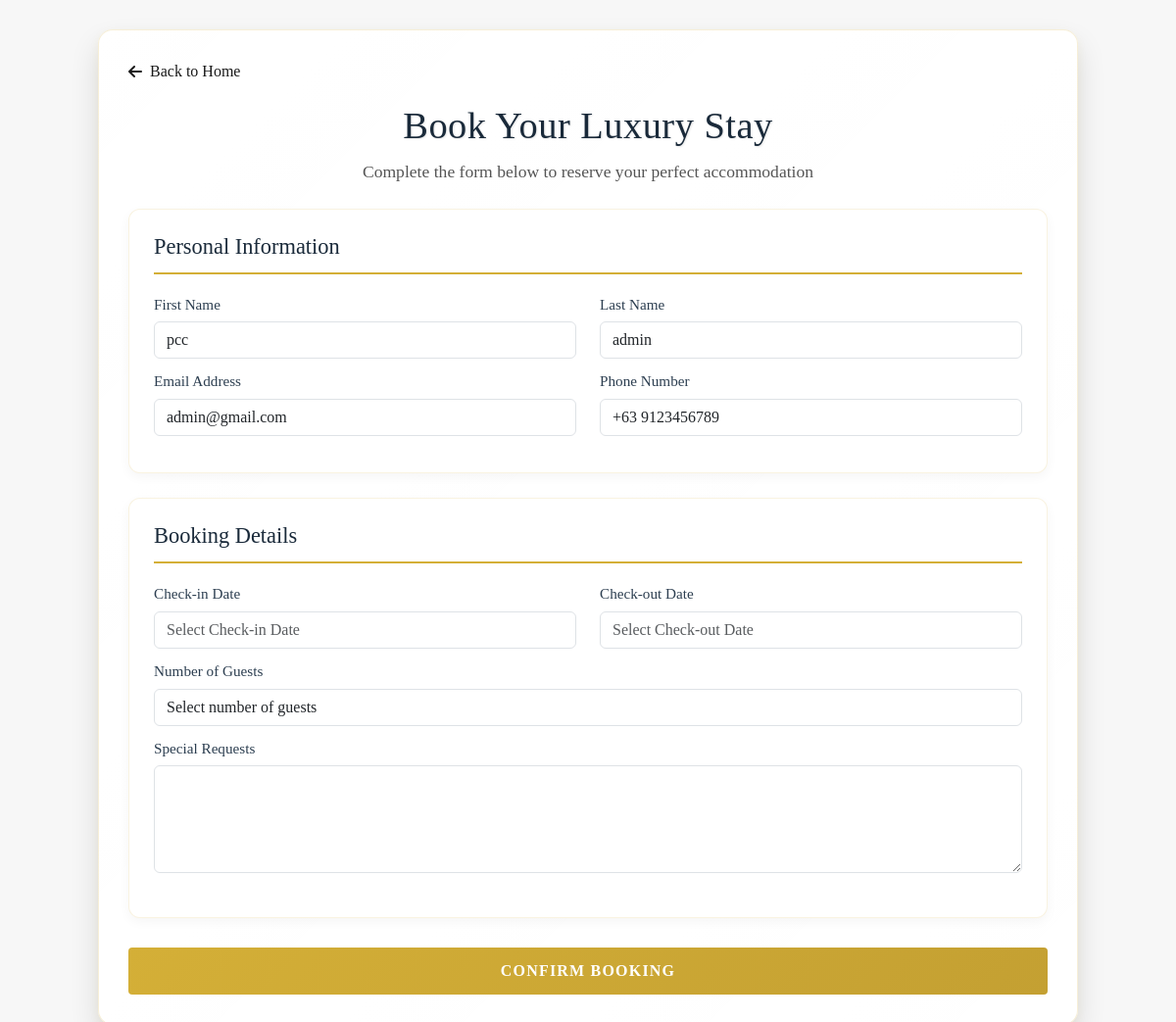
The page /landing_page/pages/booking-page.php?room_id=5 (signed in) on the database its author committed.
### tables this page shows
CREATE TABLE IF NOT EXISTS `users` (
  `user_id` int NOT NULL AUTO_INCREMENT,
  `username` varchar(50) NOT NULL,
  `email` varchar(100) NOT NULL,
  `password` varchar(255) NOT NULL,
  `first_name` varchar(50) NOT NULL,
  `last_name` varchar(50) NOT NULL,
  `phone_number` varchar(20) DEFAULT NULL,
  `user_type` enum('admin','customer') NOT NULL DEFAULT 'customer',
  `profile_image` varchar(255) DEFAULT NULL,
  `created_at` timestamp NULL DEFAULT CURRENT_TIMESTAMP,
  `updated_at` timestamp NULL DEFAULT CURRENT_TIMESTAMP ON UPDATE CURRENT_TIMESTAMP,
  `last_login` timestamp NULL DEFAULT NULL,
  PRIMARY KEY (`user_id`),
  UNIQUE KEY `email` (`email`)
);

### landing_page/pages/booking-page.php (the view, shortened to what this page needs)
<?php
require_once '../../config/db.php';
$user_id = isset($_SESSION['user_id']) ? $_SESSION['user_id'] : null;
if ($user_id) {
    $query = "SELECT * FROM users WHERE user_id = $user_id";
    $result = mysqli_query($conn, $query);
    $row = mysqli_fetch_assoc($result);
    $firstname = $row["first_name"];
    $lastname = $row["last_name"];
    $phone = $row['phone_number'];
    $email = $row['email'];
} else {
    $firstname = "";
    $lastname = "";
    $phone = "";
    $email = "";
}
?>
<!DOCTYPE html>
<html lang="en">
<link rel="stylesheet" href="../css/booking.css">
<link rel="stylesheet" href="https://cdn.jsdelivr.net/npm/flatpickr/dist/flatpickr.min.css">
<?php include_once '../includes/head.php'; ?>
<body>
    <div class="booking-container">
        <div class="back-button" style="margin-bottom: 20px;">
            <a href="javascript:history.back()"
                style="text-decoration: none; color: var(--dark-text); display: flex; align-items: center; width: fit-content;">
                <i class="fas fa-arrow-left" style="margin-right: 8px;"></i>
                Back to Home
            </a>
        </div>
        <div class="booking-header">
            <h1>Book Your Luxury Stay</h1>
            <p>Complete the form below to reserve your perfect accommodation</p>
        </div>
        <form id="bookingForm"
            style="display: <?php echo $user_id ? 'block' : 'none'; ?>">
            <div class="form-section">
                <h2 class="section-title">Personal Information</h2>
                <div class="row">
                    <div class="col-md-6">
                        <div class="form-group">
                            <label for="first_name">First Name</label>
                            <input type="text" id="first_name" name="first_name" class="form-control"
                                value="<?php echo $firstname; ?>" readonly>
                        </div>
                    </div>
                    <div class="col-md-6">
                        <div class="form-group">
                            <label for="last_name">Last Name</label>
                            <input type="text" id="last_name" name="last_name" class="form-control"
                                value="<?php echo $lastname ?>" readonly>
                        </div>
                    </div>
                </div>
                <div class="row">
                    <div class="col-md-6">
                        <div class="form-group">
                            <label for="email">Email Address</label>
                            <input type="email" id="email" name="email" class="form-control"
                                value="<?php echo $email; ?>" readonly>
                        </div>
                    </div>
                    <div class="col-md-6">
                        <div class="form-group">
                            <label for="phone_number">Phone Number</label>
                            <input type="tel" id="phone_number" name="phone_number" class="form-control"
                                value="<?php echo $phone; ?>" readonly>
                        </div>
                    </div>
                </div>
            </div>
            <div class="form-section">
                <h2 class="section-title">Booking Details</h2>
                <div class="row">
                    <div class="col-md-6">
                        <div class="form-group">
                            <label for="check_in_date">Check-in Date</label>
                            <input type="text" id="check_in_date" name="check_in_date" class="form-control" placeholder="Select Check-in Date" required>
                        </div>
                    </div>
                    <div class="col-md-6">
                        <div class="form-group">
                            <label for="check_out_date">Check-out Date</label>
                            <input type="text" id="check_out_date" name="check_out_date" class="form-control" placeholder="Select Check-out Date" required>
                        </div>
                    </div>
                </div>
                <div class="row">
                    <div class="col-md-12">
                        <div class="form-group">
                            <label for="guests_count">Number of Guests</label>
                            <select id="guests_count" name="guests_count" class="form-control" required>
                                <option value="">Select number of guests</option>
                            </select>
                        </div>
                    </div>
                </div>
                <div class="form-group">
                    <label for="special_requests">Special Requests</label>
                    <textarea id="special_requests" name="special_requests" class="form-control" rows="4"></textarea>
                </div>
            </div>
            <div class="submit-section">
                <button type="submit" class="btn-submit">Confirm Booking</button>
            </div>
        </form>
    </div>
</body>
</html>

### landing_page/css/booking.css (style rules this page uses)
.booking-container { max-width: 1000px; margin: 30px auto; padding: 30px; background: linear-gradient( 135deg, rgba(255, 255, 255, 0.98), rgba(255, 255, 255, 0.95) ); border-radius: 15px; box-shadow: 0 15px 30px rgba(0, 0, 0, 0.12), 0 4px 10px rgba(212, 175, 55, 0.08); font-family: "Montserrat", sans-serif; position: relative; border: 1px solid rgba(212, 175, 55, 0.2); }
.booking-header { text-align: center; margin-bottom: 25px; }
.booking-header h1 { font-family: "Playfair Display", serif; font-size: 2.4em; color: #1a2a3a; margin-bottom: 12px; text-shadow: 1px 1px 2px rgba(0, 0, 0, 0.1); letter-spacing: 0.5px; }
.booking-header p { color: #555; font-size: 1.1em; font-weight: 300; line-height: 1.4; }
.form-section { background: #fff; padding: 25px; border-radius: 12px; margin-bottom: 25px; border: 1px solid rgba(212, 175, 55, 0.15); box-shadow: 0 4px 12px rgba(0, 0, 0, 0.04); transition: transform 0.3s ease, box-shadow 0.3s ease; }
.section-title { font-family: "Playfair Display", serif; color: #1a2a3a; font-size: 1.4em; margin-bottom: 20px; padding-bottom: 12px; border-bottom: 2px solid #d4af37; position: relative; }
.section-title::after { content: ""; position: absolute; bottom: -2px; left: 0; width: 50px; height: 2px; background: linear-gradient(to right, #d4af37, transparent); }
.form-group { margin-bottom: 18px; }
.form-group label { display: block; margin-bottom: 6px; color: #2c3e50; font-weight: 500; font-size: 0.95em; }
.form-control { width: 100%; padding: 10px 14px; border: 1px solid #e1e1e1; border-radius: 6px; font-size: 0.95em; transition: all 0.3s ease; background-color: #fcfcfc; }
.row { display: flex; flex-wrap: wrap; margin: -8px; }
.submit-section { text-align: center; margin-top: 30px; }
.btn-submit { background: linear-gradient(135deg, #d4af37, #c4a032); color: white; padding: 14px 40px; border: none; border-radius: 25px; font-size: 1em; cursor: pointer; transition: all 0.3s ease; text-transform: uppercase; letter-spacing: 1.2px; font-weight: 500; position: relative; overflow: hidden; }
.btn-submit::before { content: ""; position: absolute; top: 0; left: -100%; width: 100%; height: 100%; background: linear-gradient( 120deg, transparent, rgba(255, 255, 255, 0.3), transparent ); transition: all 0.6s ease; }
.form-group { margin-bottom: 20px; }
.form-control { width: 100%; padding: 10px; border: 1px solid #ccc; border-radius: 4px; font-size: 16px; }
.btn-submit { background-color: #007bff; color: white; border: none; padding: 12px 20px; border-radius: 4px; cursor: pointer; font-weight: bold; width: 100%; font-size: 16px; transition: background-color 0.3s; }

### landing_page/css/style.css (style rules this page uses)
:root { --primary-color: #c8a97e; --secondary-color: #1c3c64; --accent-color: #9c7a48; --dark-text: #1a1a1a; --light-text: #707070; --light-bg: #f7f7f7; --white: #ffffff; --shadow: 0 10px 30px rgba(0, 0, 0, 0.08); --luxury-gradient: linear-gradient( 135deg, var(--primary-color) 0%, var(--accent-color) 100% ); }
* { margin: 0; padding: 0; box-sizing: border-box; font-family: "Playfair Display", serif; }
body { background-color: var(--light-bg) !important; color: var(--dark-text); }

### rows shown on the page
users: first_name "pcc", last_name "admin", email "admin@gmail.com", phone_number "+63 9123456789"
